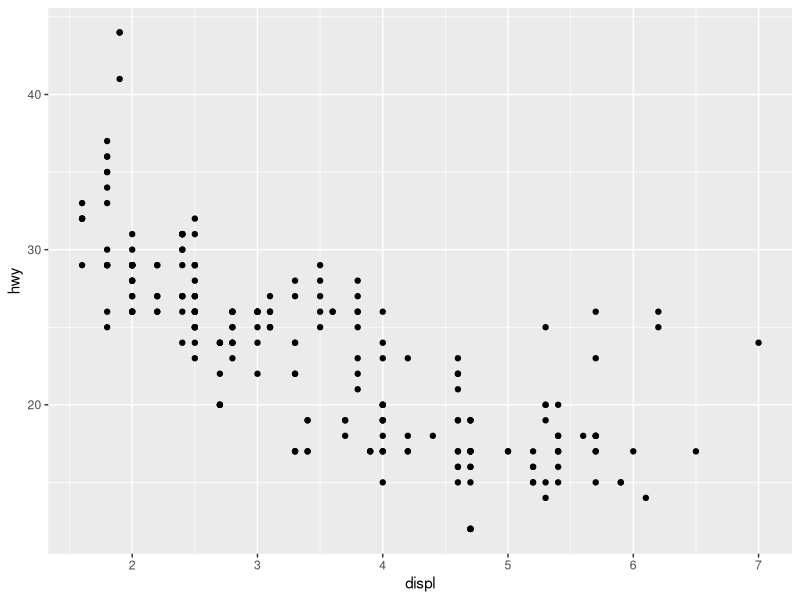
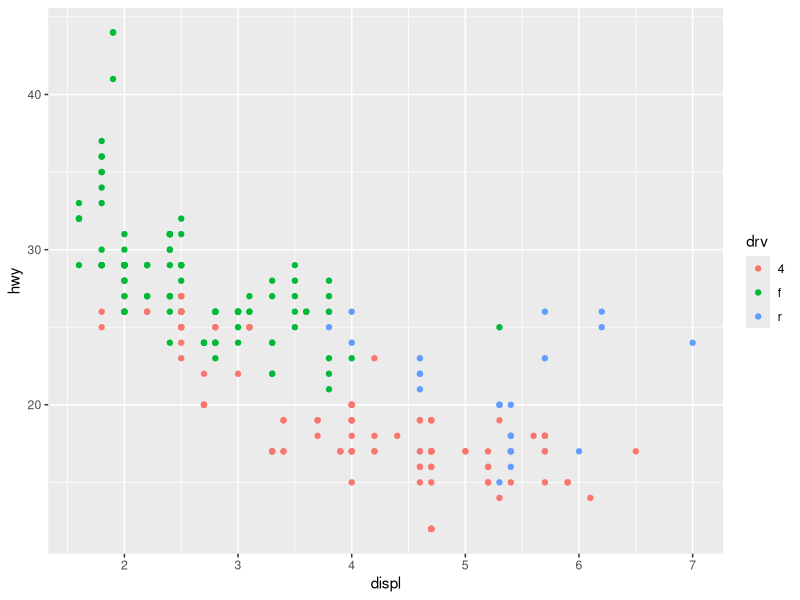
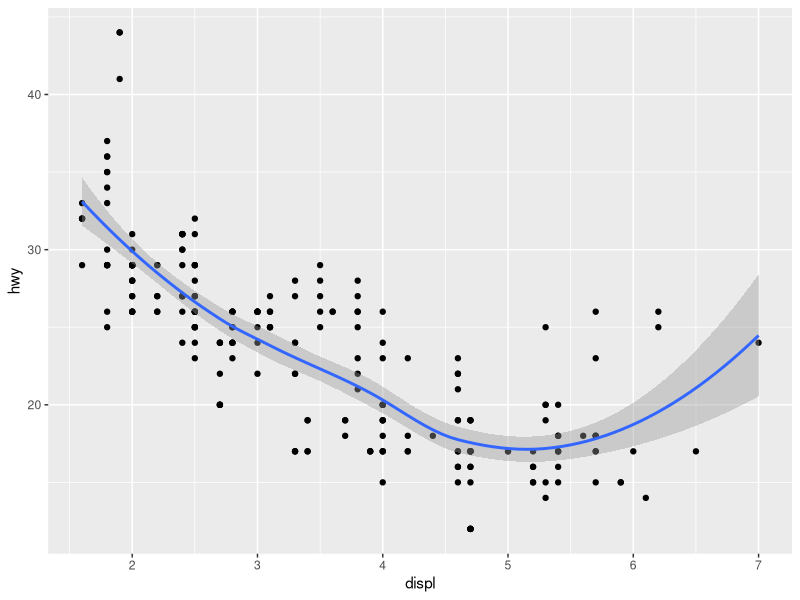
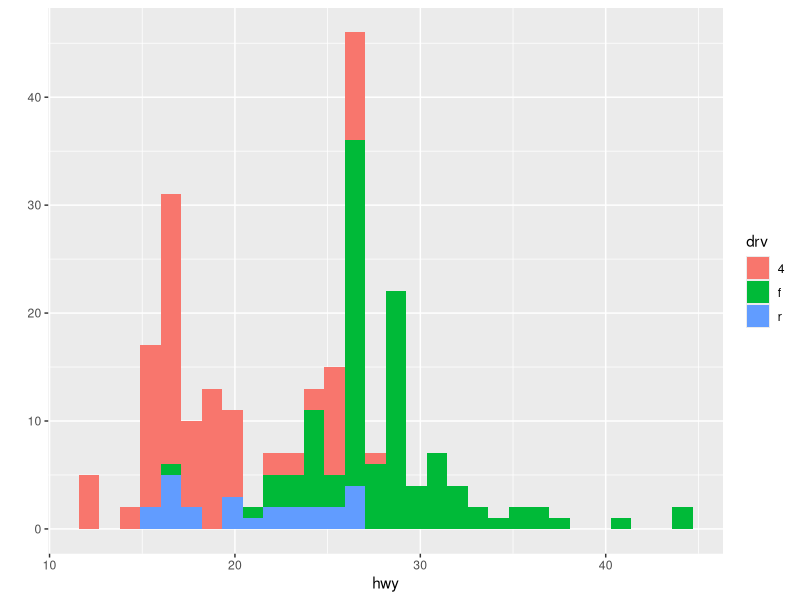
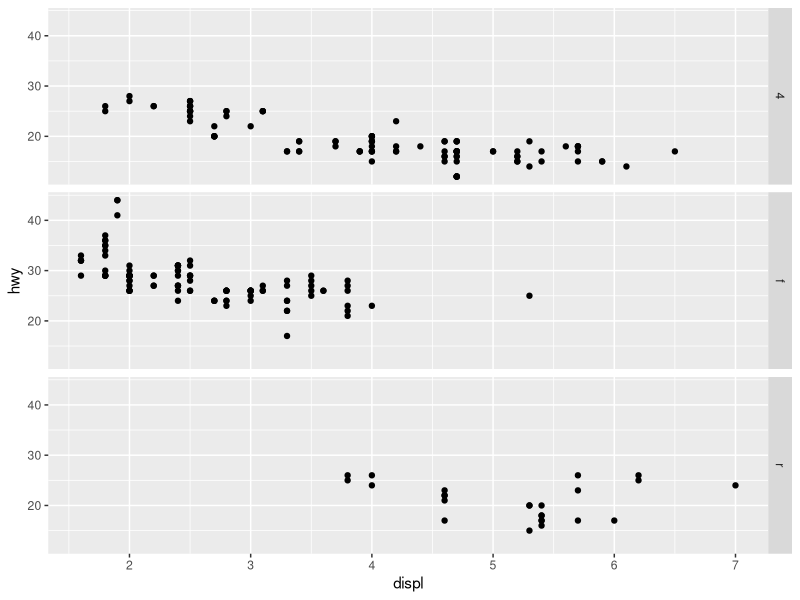
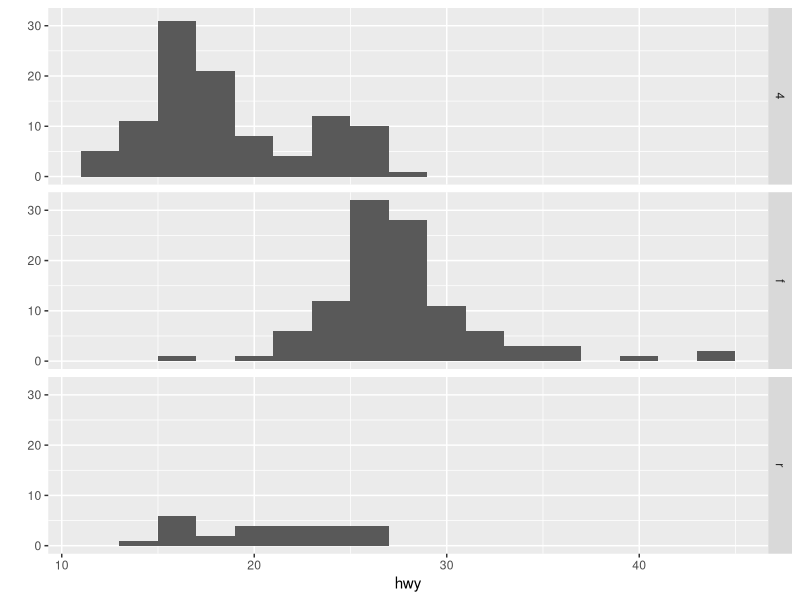

R code for these plots, in order: (Note: this script raises an error after producing the figures.)
library(ggplot2)
## Example Dataset with ggplot MPG
str(mpg)
## Display it on a qplot
qplot(displ, hwy, data = mpg)
## Same but with colour (color)
qplot(displ, hwy, data = mpg, color = drv)
## Smooth line
qplot(displ, hwy, data = mpg, geom=c("point","smooth"))
# Histograms
qplot(hwy, data = mpg, fill = drv)
# Facets
# 1 (Plot chart)
qplot(displ, hwy, data = mpg, facets = drv ~ .,)
# 2 (Bar chart-ish)
qplot(hwy, data = mpg, facets = drv ~ ., binwidth = 2)


str(happyAffin)
## Display it on a qplot
qplot(word, value, data = happyAffin)
## Same but with colour (color)
qplot(value, word, data = happyAffin, color = value)
## Smooth line
## qplot(word, value, data = happyAffin, geom=c("point","smooth"))
# Histograms
qplot(word, data = happyAffin, fill = value)
# Facets
qplot(word, value, data = happyAffin, facets = No ~ .,)


str(happyBing)
## Display it on a qplot
qplot(sentiment, word, data = happyBing)
## Same but with colour (color)
qplot(sentiment, word, data = happyBing, color = sentiment)
## Smooth line
## qplot(word, sentiment, data = happyBing, geom=c("point","smooth"))
# Histograms
qplot(word, data = happyBing, fill = sentiment)
# Facets
qplot(word, sentiment, data = happyBing, facets = No ~ .,)


#facet_wrap(~book, ncol = 2, scales = "free_y")